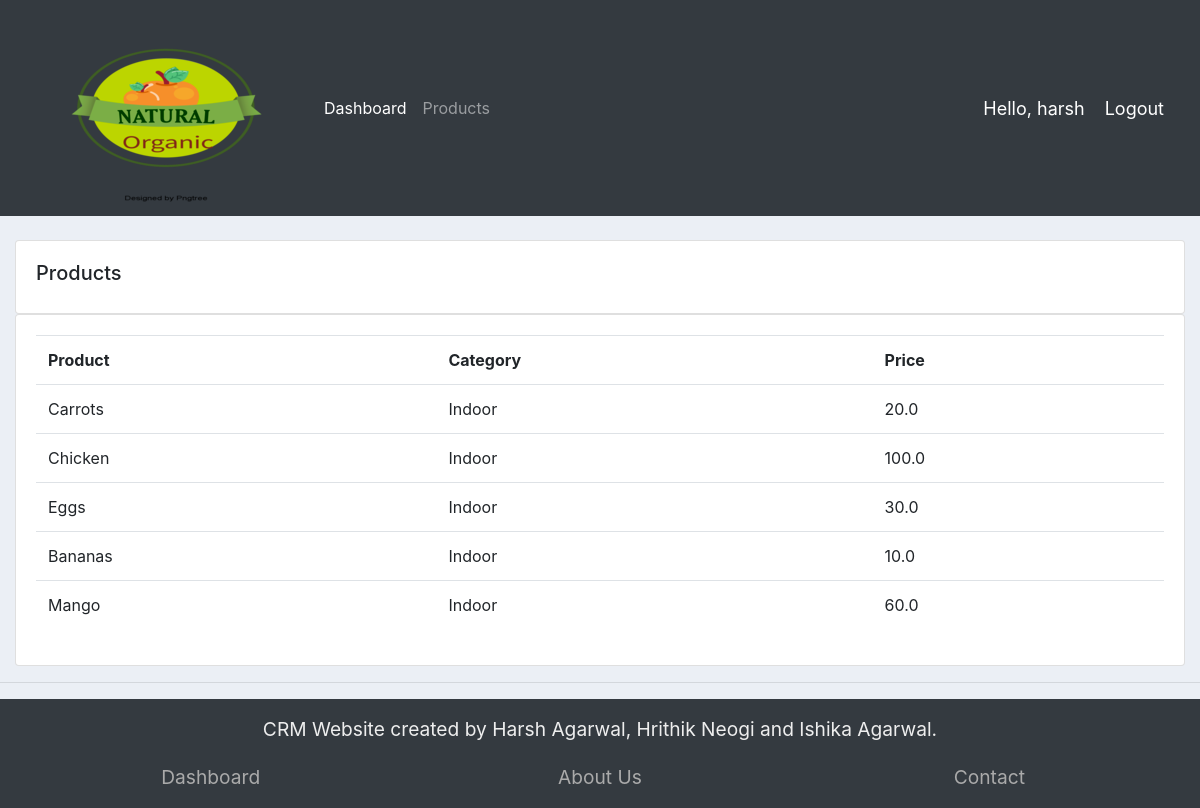
Screenshot of /products/ (signed in) with the database file from the repository.
### Accounts/models.py (models this page shows, shortened)
class Product(models.Model):
	CATEGORY = (
			('Indoor', 'Indoor'),
			('Out Door', 'Out Door'),
			)
	name = models.CharField(max_length=200, null=True)
	price = models.FloatField(null=True)
	category = models.CharField(max_length=200, null=True, choices=CATEGORY)
	description = models.CharField(max_length=200, null=True, blank=True)
	date_created = models.DateTimeField(auto_now_add=True, null=True)
	tags = models.ManyToManyField(Tag)

### Accounts/decorators.py (the view)
		def wrapper_func(request, *args, **kwargs):
			group = None
			if request.user.groups.exists():
				group = request.user.groups.all()[0].name
			if group in allowed_roles:
				return view_func(request, *args, **kwargs)
			else:
				return HttpResponse('You are not authorized to view this page')

### Accounts/views.py (called while the page is built)
@login_required(login_url='login')
@allowed_users(allowed_roles=['admin'])
def products(request):
	products = Product.objects.all()
	return render(request, 'accounts/products.html', {'products':products})

### Accounts/templates/accounts/products.html
{%  extends 'accounts/main.html' %}
{% block content %}
		<br>
		<div class="row">
			<div class="col-md">
				<div class="card card-body">
					<h5>Products</h5>
				</div>
				<div class="card card-body">
					<table class="table">
						<tr>
							<th>Product</th>
							<th>Category</th>
							<th>Price</th>
						</tr>
						{% for i in products %}
							<tr>
								<td>{{i.name}}</td>
								<td>{{i.category}}</td>
								<td>{{i.price}}</td>
							</tr>
						{% endfor %}
					</table>
				</div>
			</div>
		</div>
{% endblock content %}

### Accounts/templates/accounts/navbar.html (shortened to what this page needs)
{% load static %}
<nav class="navbar navbar-expand-lg navbar-dark bg-dark">
 <img src="{% static 'images/logo.png' %}">
  <div class="collapse navbar-collapse" id="navbarNav">
    <ul class="navbar-nav">
      {% if request.user.is_staff %}
      <li class="nav-item active">
        <a class="nav-link" href="{% url 'home' %}">Dashboard</a>
      </li>
      <li class="nav-item">
        <a class="nav-link" href="{% url 'products' %}">Products</a>
      </li>
      {% else %}
       <li class="nav-item">
        <a class="nav-link" href="{% url 'account' %}">Settings</a>
      </li>
      {% endif %}
    </ul>
  </div>
  <span class="hello-msg">Hello, {{request.user}}</span>
  <span ><a  class="hello-msg" href="{% url 'logout' %}">Logout</a></span>
</nav>

### static/css/main.css (style rules this page uses)
body { background-color: #ebeff5; }

### Accounts/templates/accounts/navbar.html (style rules this page uses)
.hello-msg { font-size: 18px; color: #fff; margin-right: 20px; }

### rows the page displays
Product: name "Carrots", category "Indoor", price "20.0"
Product: name "Chicken", category "Indoor", price "100.0"
Product: name "Eggs", category "Indoor", price "30.0"
Product: name "Bananas", category "Indoor", price "10.0"
Product: name "Mango", category "Indoor", price "60.0"

### other values shown
{{ request.user }} "harsh"
